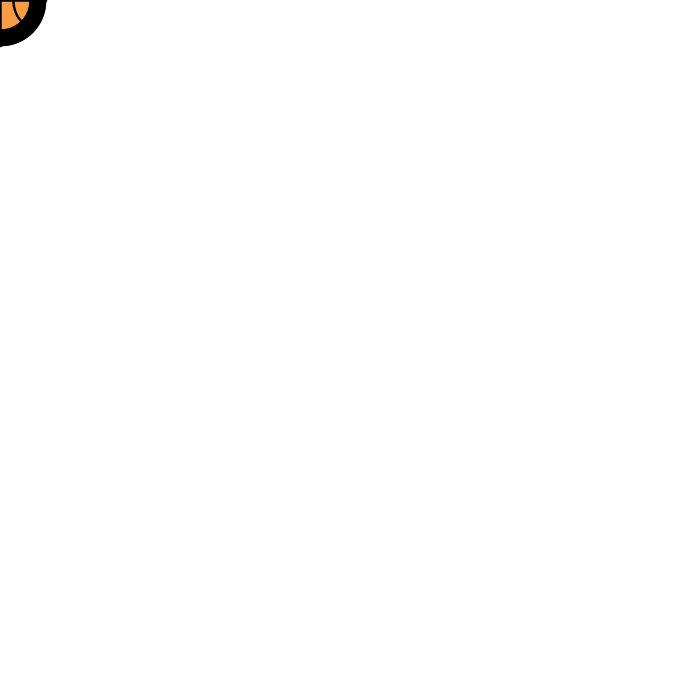
Frame 1 (no input)
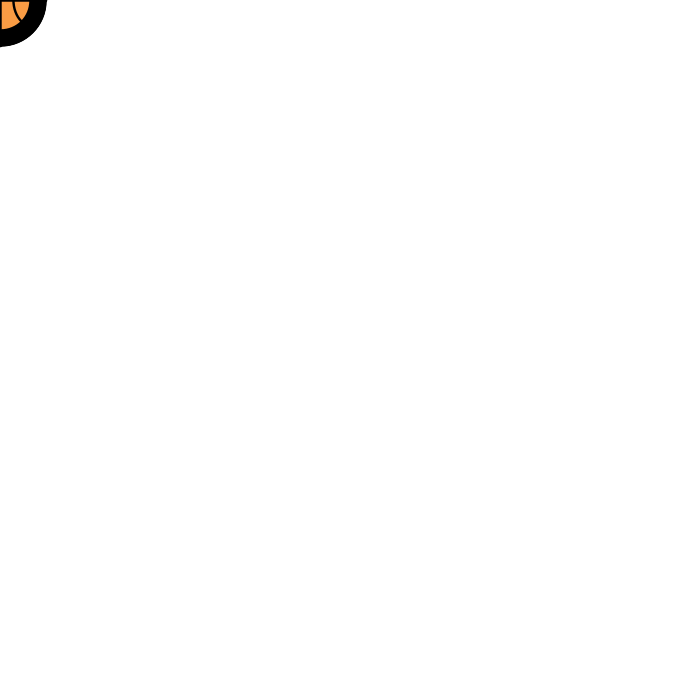
Frame 60 (the mouse pressed at the canvas centre just before this capture)
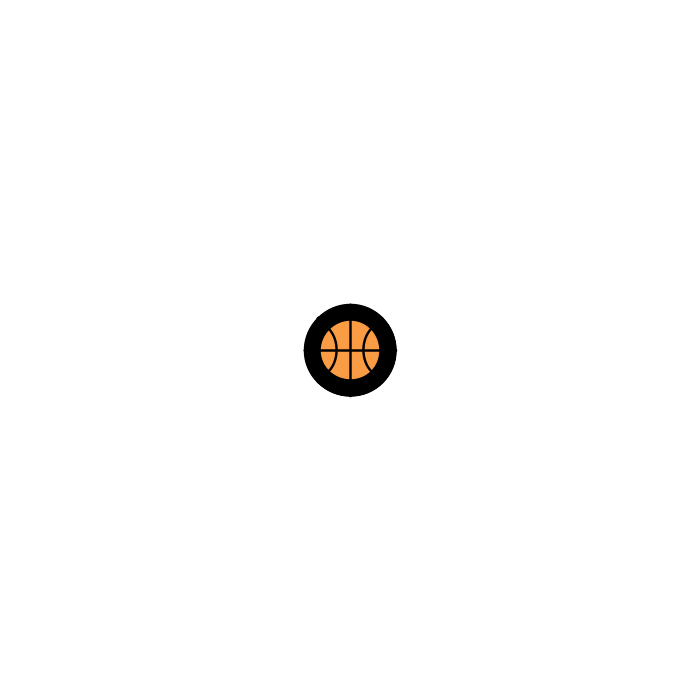
Frame 120 (the mouse held since frame 60 and released just before this capture)

The Processing sketch that drew these frames (run headless with seeded random() and noise(); from frame 60 on, the mouse is pressed at the canvas centre):

// Processing sketch: Object_tail
// ── Object_tail.pde
int num = 30;
int[] x = new int[num];
int[] y = new int[num];
int indexPos = 0;


Figure[] Balls = new Figure[num];

void setup() { 
  size(700, 700);
  noStroke();
  fill(255, 102);
  for(int i = 0; i<num; i++){
    Balls[i] = new Figure();
  }
}

void draw() {
  background(255);
  x[indexPos] = mouseX;
  y[indexPos] = mouseY;

  indexPos +=1;
  if (indexPos == num) {
    indexPos = 0;
  }

  for (int i = 0; i < num; i++) {
    int pos = (indexPos+i) % num;
    float r = 3*num-i;
    Balls[i].display(x[pos], y[pos], r);
  }

  
}

// ── Figure.pde
class Figure {

  int x;
  int y;
  int r;

  void display(float x, float y, float r) {
    float a = (r/4)*(sqrt(2));
    ellipseMode(CENTER);
    fill(#FA9C44);
    ellipse(x, y, r, r);
    stroke(0);
    strokeWeight(r/25);
    line(x, y-(r/2), x, y+(r/2));
    line(x-(r/2), y, x+(r/2), y);
    noFill();
    bezier(x-a, y-a, x-a/2, y-a/2, x-a/2, y+a/2, x-a, y+a); 
    bezier(x+a, y-a, x+a/2, y-a/2, x+a/2, y+a/2, x+a, y+a);
  }
}
